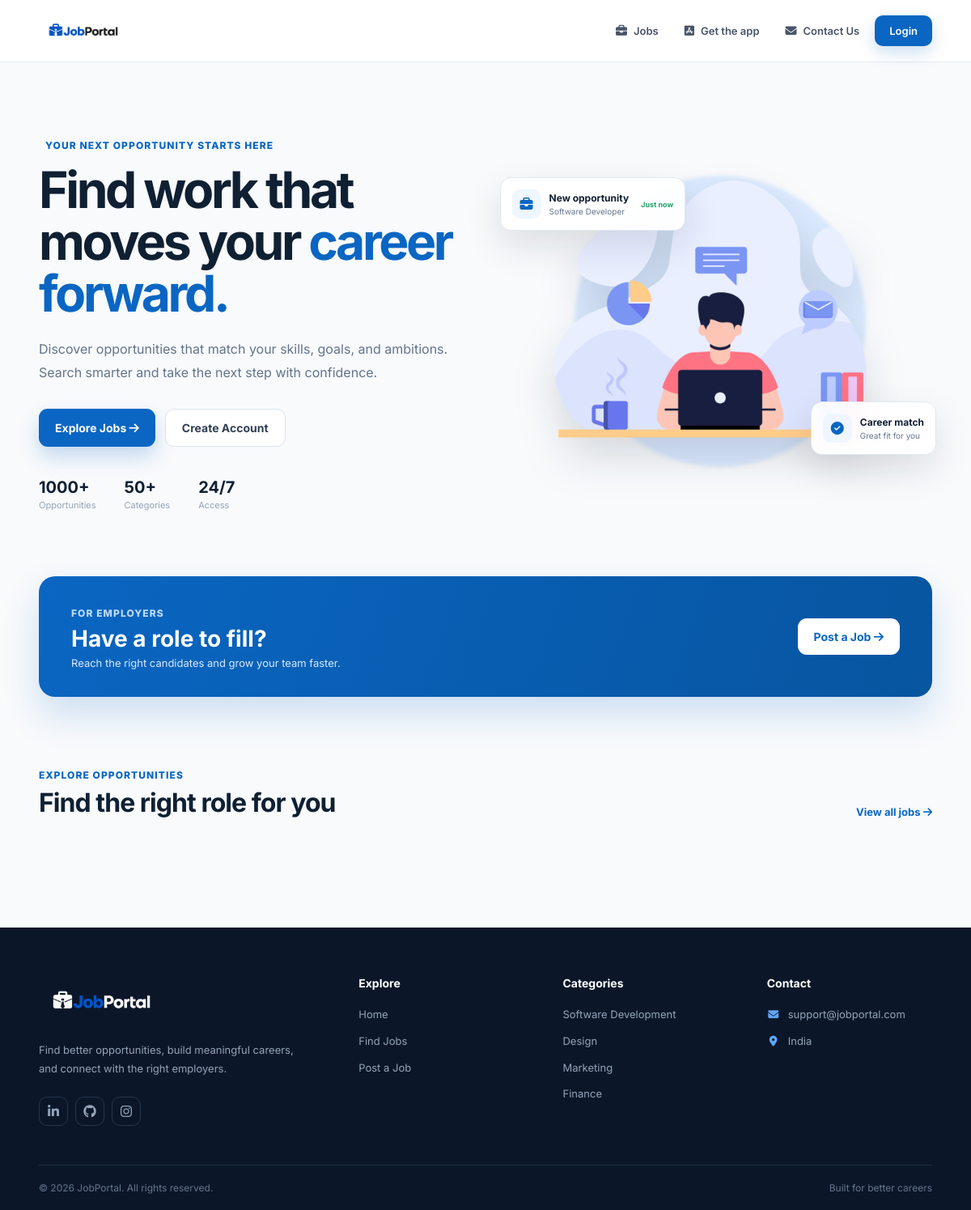
The app's page /, older data.
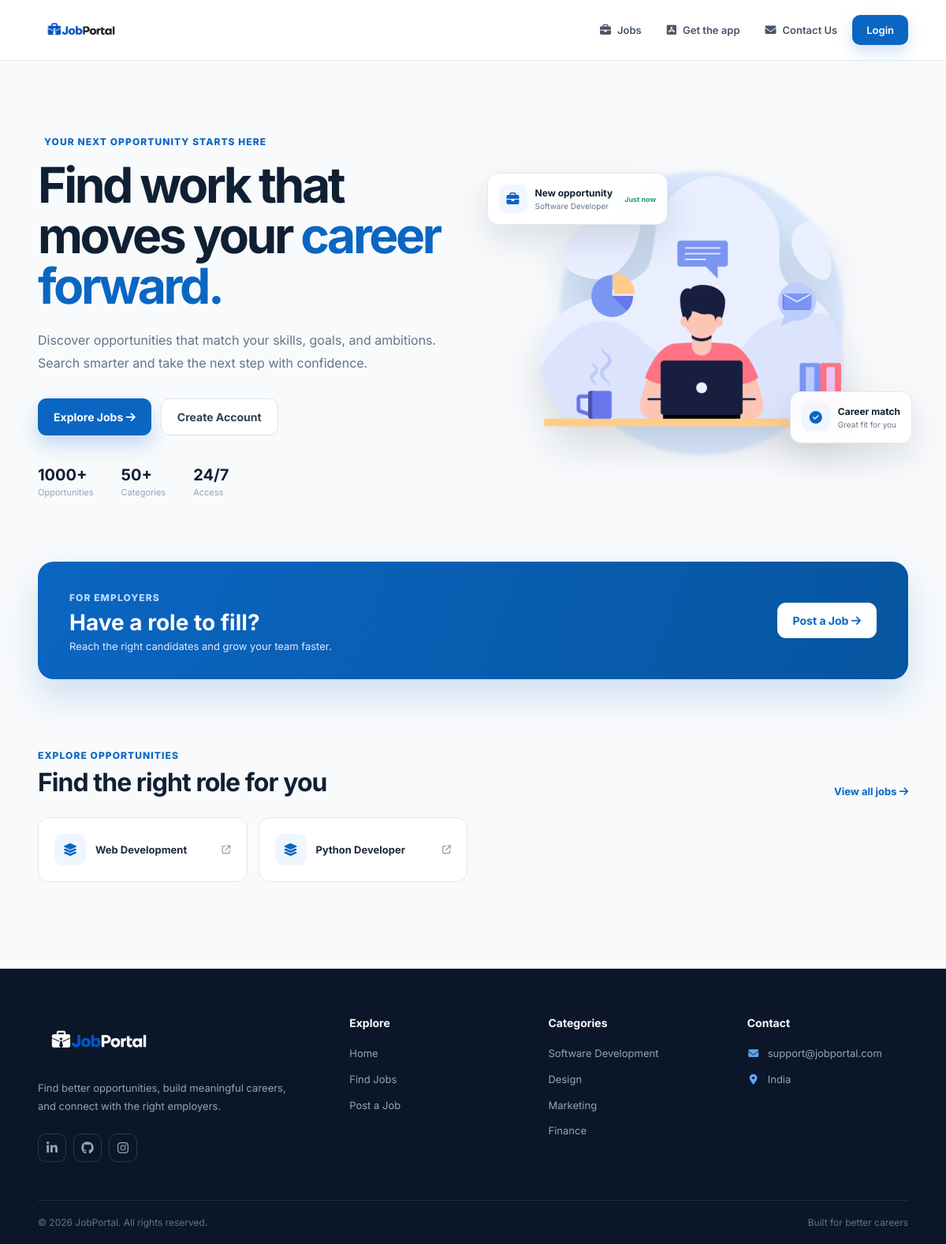
The same page, newer data.
### jbportal/models.py (models this page shows, shortened)
class Category(models.Model):
    name = models.CharField(max_length=50)

### jbportal/views.py (the view)
# urls.py: 2. Add a URL to urlpatterns:  path('', views.home, name='home')
def home(request):
    categories = Category.objects.all()
    return render(request, 'home.html', context={"categories": categories})

### templates/home.html (shortened to what this page needs)
{% extends 'base.html' %}
{% load static %}
{% block head %}
<link rel="stylesheet" href="{% static 'css/home.css' %}">
{% endblock %}
{% block content %}
<section class="hero">
  <div class="hero-copy">
    <span class="eyebrow"
      > Your next opportunity starts
      here</span
    >
    <h1>Find work that moves your <span>career forward.</span></h1>
    <p>
      Discover opportunities that match your skills, goals, and ambitions.
      Search smarter and take the next step with confidence.
    </p>
    <div class="hero-actions">
      <button
        id="get-started-btn"
        class="primary-btn"
        onclick="window.location.href = '/jobs/'"
      >
        Explore Jobs <i class="fa-solid fa-arrow-right"></i></button
      ><button
        class="secondary-btn"
        onclick="window.location.href = '/register/'"
      >
        Create Account
      </button>
    </div>
    <div class="hero-proof">
      <div><strong>1000+</strong><span>Opportunities</span></div>
      <div><strong>50+</strong><span>Categories</span></div>
      <div><strong>24/7</strong><span>Access</span></div>
    </div>
  </div>
  <div class="hero-visual">
    <div class="visual-card card-one">
      <i class="fa-solid fa-briefcase"></i>
      <div><strong>New opportunity</strong><span>Software Developer</span></div>
      <b>Just now</b>
    </div>
    <img
      src="{% static 'img/man-with-laptop.png' %}"
      alt="Professional searching for jobs"
    />
    <div class="visual-card card-two">
      <div class="mini-icon"><i class="fa-solid fa-circle-check"></i></div>
      <div><strong>Career match</strong><span>Great fit for you</span></div>
    </div>
  </div>
</section>
<section class="post-banner">
  <div>
    <span class="eyebrow">For employers</span>
    <h2>Have a role to fill?</h2>
    <p>Reach the right candidates and grow your team faster.</p>
  </div>
  <button
    id="post-job-btn"
    class="light-btn"
    onclick="window.location.href = '/post-job/'"
  >
    Post a Job <i class="fa-solid fa-arrow-right"></i>
  </button>
</section>
<section class="categories">
  <div class="section-heading">
    <div>
      <span class="eyebrow">Explore opportunities</span>
      <h2>Find the right role for you</h2>
    </div>
    <a href="/jobs/">View all jobs <i class="fa-solid fa-arrow-right"></i></a>
  </div>
  <div class="category-grid">
    {% for category in categories %}<button
      class="category-card"
      onclick="window.location.href='/jobs/?category={{ category.name|urlencode }}'"
    >
      <span class="category-icon"><i class="fa-solid fa-layer-group"></i></span
      ><span>{{ category.name }}</span
      ><i class="fa-solid fa-arrow-up-right-from-square"></i></button
    >{% endfor %}
  </div>
</section>
{% endblock %}

Row changes from the older to the newer data that the page shows:
added Category: name "Web Development"
added Category: name "Python Developer"
